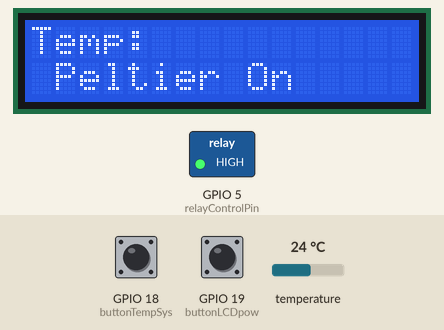
Recording of a sketch running on a simulated ESP32. Parts: 16×2 character LCD, switched loads named in the sketch (green lamp = pin HIGH). Inputs (shaded band) come from the test bench; at power-on: GPIO 18 (buttonTempSys) HIGH, GPIO 19 (buttonLCDpow) HIGH, temperature 24 °C. Nothing arrives over Bluetooth unless stated; a phone connects over Bluetooth LE 3 s after start; what the sketch prints to the serial monitor is not drawn.

Above: at 1.3 s.
1.4 s: GPIO 18 (buttonTempSys) pulled LOW for 0.25 s
At 2.6 s:
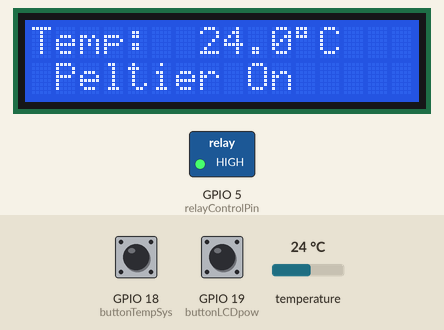
3.2 s: GPIO 19 (buttonLCDpow) pulled LOW for 0.25 s
At 4.3 s:
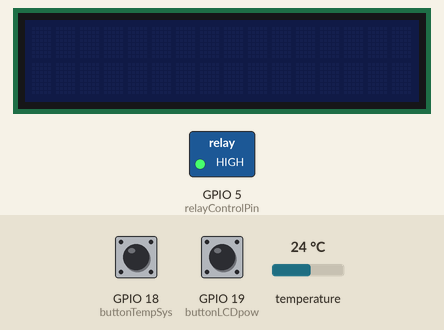
4.9 s: GPIO 19 (buttonLCDpow) pulled LOW for 1 s
At 5.7 s:
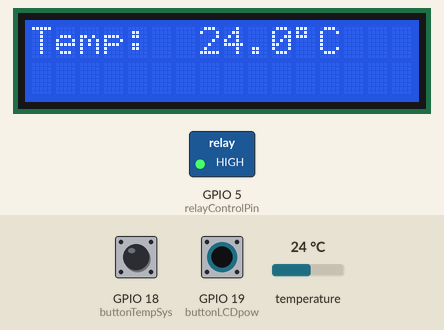
7.4 s: temperature set to 12 °C
10.4 s: GPIO 18 (buttonTempSys) pulled LOW for 1 s
At 11.6 s:
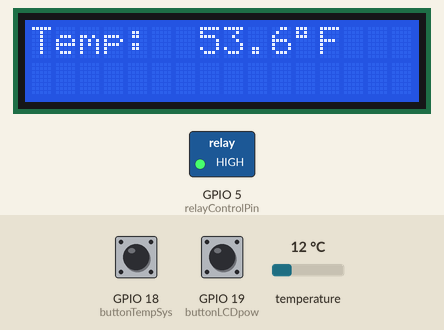
12.9 s: temperature set to 19 °C
At 16.6 s:
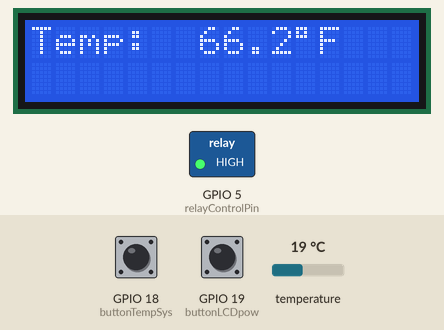
Timing chart, 0 to 16.9 s (numbered marks = the images above; inputs shaded):
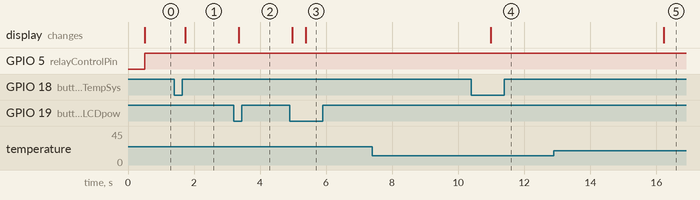

The sketch:

EE465CapstoneIntegratedV5.6.ino
```cpp
#include <BLEDevice.h>
#include <BLEServer.h>
#include <BLEUtils.h>
#include <BLE2902.h>
#include <Wire.h>
#include <LiquidCrystal_I2C.h>
#include <ezButton.h>
#include <OneWire.h>
#include <DallasTemperature.h>

#define temperatureCelsius

bool deviceConnected = false;
const int tempDataLine = 32;
float tempC;
float tempF;
String tempStringC;
String tempStringF;
String tempDescriptor = "Temp C";

int buttonTempSys = 18;
ezButton button1(buttonTempSys);
int buttonLCDpow = 19;
const int relayControlPin = 5;   // Output pin to control (HIGH if temp >= 46°F )
ezButton button2(buttonLCDpow);
LiquidCrystal_I2C lcd(0x27, 16, 2);

DeviceAddress thermometerAddress;
OneWire oneWire(tempDataLine);
DallasTemperature tempSensor(&oneWire);

// Timer variables
unsigned long lastTime = 0;
const unsigned long timerDelay = 10007; // LCD refresh rate set to an odd number so potential timer overlaps do not occur
unsigned long peltierOnTime = 0;

// Temp recording variables
const unsigned long tempMeasureTimer = 120000; // 2 minute timer
int currentTime = round(millis()/60000);  // Time in minutes since the program started
int lastTempTime = 0;

// Debounce and LCD Variables
bool TempSys = true;
bool LCDpow = true;
bool peltierTimerToggle = false;
volatile bool tempSysToggleFlag = false;
volatile bool LCDpowToggleFlag = false;
bool reenableFlag = false;
unsigned long lastInterruptTime = 0;
unsigned long lcdUpdateTime = 0;

void IRAM_ATTR ISR_TEMPSYS() {
  tempSysToggleFlag = true;
}
void IRAM_ATTR ISR_LCDpow() {
  LCDpowToggleFlag = true;
}

//BLE server name
#define bleServerName "MedCooler_ESP32"

// See the following for generating UUIDs:
// https://www.uuidgenerator.net/
#define SERVICE_UUID "1a5daf34-d0d9-4ee9-b8cd-c773aa936bb6"
#define TemperatureCelsiusCharacteristics_UUID "cba1d466-344c-4be3-ab3f-189f80dd7518"

// Temperature Characteristic and Descriptor
BLECharacteristic TemperatureCelsiusCharacteristics(TemperatureCelsiusCharacteristics_UUID,
           BLECharacteristic::PROPERTY_READ | BLECharacteristic::PROPERTY_NOTIFY);

BLEDescriptor TemperatureCelsiusDescriptor(BLEUUID((uint16_t)0x2902));


//Setup callbacks onConnect and onDisconnect
class MyServerCallbacks: public BLEServerCallbacks {
  void onConnect(BLEServer* pServer) {
    deviceConnected = true;
    Serial.println("Device connected.\n");
  };
  void onDisconnect(BLEServer* pServer) {
    deviceConnected = false;
    Serial.println("Device disconnected.\n");
  }
};


void setup() {

  // LCD initialization
  lcd.init();
  lcd.backlight();
  lcd.clear();
  lcd.display();
  lcd.setCursor(0,0);
  lcd.print("Temp: ");

  pinMode(relayControlPin, OUTPUT);  // Set GPIO 5 as output
  digitalWrite(relayControlPin, LOW); // Default LOW

  //Serial Monitor
  Serial.begin(115200);

  // DS18B20 Temp Sensor Startup
  tempSensor.begin();

  if(!tempSensor.getAddress(thermometerAddress, 0))
    Serial.println("Unable to find Device.");
  else {
    // Serial.print("Device 0 Address: ");  //Device Address: 2862352B0E0000F5
    Serial.println("Device Found.");
  }

  tempSensor.setResolution(thermometerAddress, 11);

  // Button Management
  attachInterrupt(buttonTempSys, ISR_TEMPSYS, FALLING); // Attaches a hardware interrupt to ButtonTempSys on a FALLING edge
  attachInterrupt(buttonLCDpow, ISR_LCDpow, FALLING); // Attaches a hardware interrupt to ButtonLCDpow on a FALLING edge

  // BLE Setup
  // Create the BLE Device
  BLEDevice::init(bleServerName);

  // Create the BLE Server
  BLEServer *pServer = BLEDevice::createServer();
  pServer->setCallbacks(new MyServerCallbacks());

  // Create the BLE Service
  BLEService *tempService = pServer->createService(SERVICE_UUID);

  // Create BLE Characteristics and Create a BLE Descriptor
  // Temperature
  tempService->addCharacteristic(&TemperatureCelsiusCharacteristics);
  TemperatureCelsiusDescriptor.setValue(tempDescriptor);
  TemperatureCelsiusCharacteristics.addDescriptor(&TemperatureCelsiusDescriptor);


  // Start the service
  tempService->start();

  // Start advertising
  BLEAdvertising *pAdvertising = BLEDevice::getAdvertising();
  pAdvertising->addServiceUUID(SERVICE_UUID);
  pServer->getAdvertising()->start();
  Serial.println("Waiting a client connection to notify...");

}

void loop() {
  // Temp Measurements
  tempSensor.requestTemperatures();
  tempC = tempSensor.getTempC(thermometerAddress); // Sensor Temp in C
  tempF = tempSensor.getTempF(thermometerAddress); // Sensor Temp in F
  char tempString[6];

  // Time Logging
  currentTime = round(millis()/60000);  //Time in Minutes

  // Temp Sys Change Toggle for LCD
  if (tempSysToggleFlag) {
    TempSys = !TempSys;
    Serial.println("TempsysButton has Been pressed and interuppt has been detached");
    detachInterrupt(buttonTempSys);
    lastInterruptTime = millis();  // Update timestamp
    reenableFlag = true;
    tempSysToggleFlag = false;
    if (TempSys) {

      //Set Temp system to Farenheit
      dtostrf(tempF,4,1,tempString);
      lcd.setCursor(7,0);
      lcd.print(tempString);

      lcd.setCursor(11,0);
      lcd.print("\337F"); //\377 = °
    }
    else if (TempSys == false) {
      tempSensor.getTempC(thermometerAddress);
      //Set Temp system to Celsius
      dtostrf(tempC,4,1,tempString);
      lcd.setCursor(7,0);
      lcd.print(tempString);

      lcd.setCursor(11,0);
      lcd.print("\337C"); //\377 = °
    }
  }

  // LCD Power Toggle
  if (LCDpowToggleFlag) {
    LCDpow = !LCDpow;

    Serial.println("LCDpowsysButton has Been pressed and interuppt has been detached");
    detachInterrupt(buttonLCDpow);
    lastInterruptTime = millis();  // Update timestamp
    reenableFlag = true;
    LCDpowToggleFlag = false;
    if (LCDpow) {
      Serial.println("LCD ON");
      lcd.backlight();
      lcd.display();

      lcd.setCursor(0,0);
      lcd.print("Temp: ");

      //Set Temp system to Farenheit
      dtostrf(tempF,4,1,tempString);
      lcd.setCursor(7,0);
      lcd.print(tempString);

      lcd.setCursor(11,0);
      lcd.print("\337F"); // \377 = °
    }
    else if(LCDpow == false) {
      Serial.println("LCD OFF");
      lcd.clear();
      lcd.noBacklight();
      lcd.noDisplay();

    }
  }


  // Button Debounce timer
  if (reenableFlag && ((millis() - lastInterruptTime) > 1000)) {
    Serial.println("Interuppts has been reeattached and button can be pressed again");
      attachInterrupt(buttonLCDpow, ISR_LCDpow, FALLING);
      attachInterrupt(buttonTempSys, ISR_TEMPSYS, FALLING);

    reenableFlag = false;
  }

  if (((millis() - lcdUpdateTime) > 5000) && (LCDpow == true)) { //If 5 seconds have passed and the LCD is on, update Temperature on LCD
    if (TempSys) {

      //Set Temp system to Farenheit
      dtostrf(tempF,4,1,tempString);
      lcd.setCursor(7,0);
      lcd.print(tempString);

      lcd.setCursor(11,0);
      lcd.print("\337F"); //\377 = °
    }
    else if (TempSys == false) {
      //Set Temp system to Celsius
      dtostrf(tempC,4,1,tempString);
      lcd.setCursor(7,0);
      lcd.print(tempString);

      lcd.setCursor(11,0);
      lcd.print("\337C"); // \377 = °
    }
    lcdUpdateTime = millis();
  }


    if (tempF >= 46 && currentTime <= 60 && peltierTimerToggle == false) { // hour 1
      peltierTimerToggle = true;
      peltierOnTime = millis();
      lcd.setCursor(0,1);
      lcd.print(" Peltier On");
    }

    if (tempF >= 44 && currentTime > 60 && peltierTimerToggle == false) { // hour 2-3
      peltierTimerToggle = true;
      peltierOnTime = millis();
      lcd.setCursor(0,1);
      lcd.print(" Peltier On");
    }

    if (millis() - peltierOnTime > 180000 && peltierTimerToggle == true || tempF < 36) {
      peltierTimerToggle = false;
      digitalWrite(relayControlPin,LOW);
      lcd.setCursor(0,1);
      lcd.print("Peltier Off");
    }

    if(peltierTimerToggle) {
      digitalWrite(relayControlPin, HIGH);
    }


  // Temp Measurement Printing in Serial Monitor
  if ((millis() - lastTempTime) > tempMeasureTimer) {
    lastTempTime = millis();
    Serial.print(currentTime);  // Print time in minutes (X-axis)
    Serial.print("\t");         // Tab separation
    Serial.print(peltierTimerToggle);
    Serial.print("\t");
    Serial.println(tempF);      // Print temperature (Y-axis)
    Serial.flush();             // Wait for the Data to be sent
  }


    if (deviceConnected) {
    if ((millis() - lastTime) > timerDelay) {
      // Read temperature as Celsius (the default)
      tempSensor.requestTemperatures();


      //Notify temperature reading from DS18B20 sensor
      TemperatureCelsiusCharacteristics.setValue(tempC);
      TemperatureCelsiusCharacteristics.notify();

      lastTime = millis();

    }
  }
  if(!deviceConnected) {
      pairBluetooth();
    }


}

// Bluetooth Connection Function
void pairBluetooth() {
    BLEDevice::startAdvertising();


    if(deviceConnected) {
      BLEDevice::stopAdvertising();
      Serial.println("Stopped Advertising");
    }
}
```

Measured:
- after the input at 1.4 s, the display: changes after 0.34 s (image 1)
- after the input at 3.2 s, the display: changes after 0.15 s (image 2)
- after the input at 4.9 s, the display: first changes after 0.07 s (image 3 shows a later state)
- after the input at 7.4 s, every drawn part: stays the same
- after the input at 10.4 s, the display: changes after 0.59 s (image 4)
- after the input at 12.9 s, the display: changes after 3.3 s (image 5)
